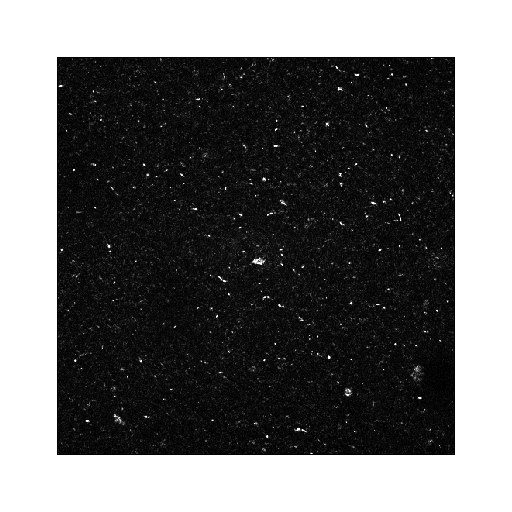
#> input picture codispersion_real_case_template/data/ch05_nano-a.png, 512 x 512 px, found by its file name; its folder holds 4 pictures in this run; the run also reads 2 pictures not shown here
$ python run_06_bootstrap_cbb_mbb.py
#> lines starting #> are read from the running program, lines starting #| are printed output that depends on the picture; after the words box and inside, x2 and y2 are one past the last pixel; in counts of white or black regions, pixels touching at a corner belong together
### codispersion_real_case_template/src/codispersion_real_case/preprocessing.py
from __future__ import annotations

from pathlib import Path
from typing import Dict, Tuple

import numpy as np


def ensure_gray(img: np.ndarray) -> np.ndarray:
    """Convierte una imagen RGB/RGBA a escala de grises; si ya es 2D, la conserva."""
    arr = np.asarray(img)
    if arr.ndim == 3:
        if arr.shape[2] >= 3:
            arr = 0.2989 * arr[..., 0] + 0.5870 * arr[..., 1] + 0.1140 * arr[..., 2]
        else:
            arr = arr.mean(axis=2)
    return arr.astype(np.float64)


def load_gray(path: str | Path) -> np.ndarray:
    """Carga una imagen como float64 en escala de grises, manteniendo escala original."""
    path = Path(path)
    try:
        import imageio.v3 as iio
        arr = iio.imread(path)
#> arr is the input picture: shape (512, 512, 3); min 0, max 255, mean 110
    except Exception:
        from PIL import Image
        arr = np.asarray(Image.open(path))
    return ensure_gray(arr)


def load_gray01(path: str | Path) -> np.ndarray:
    """Carga una imagen como float64 en escala de grises normalizada a [0, 1]."""
    arr = load_gray(path)
    if arr.max() > 1.0:
        arr = arr / 255.0
    return arr.astype(np.float64)


# [4 lines left out: function zscore, not called in this run]


def tukey_1d(N: int, k: int) -> np.ndarray:
    """Ventana Tukey 1D con aproximadamente k pixeles de rampa por borde."""
    N = int(N)
    k = int(k)
    if N <= 1:
        return np.ones(N, dtype=np.float64)
    alpha = min(1.0, max(0.0, 2.0 * k / max(1, N - 1)))
    n = np.arange(N, dtype=np.float64)
    if alpha <= 0.0:
        return np.ones(N, dtype=np.float64)
    if alpha >= 1.0:
        return 0.5 * (1 - np.cos(2 * np.pi * n / (N - 1)))
    w = np.ones(N, dtype=np.float64)
    edge = int(np.floor(alpha * (N - 1) / 2.0))
    if edge > 0:
        idx = np.arange(edge, dtype=np.float64)
        vals = 0.5 * (1 + np.cos(np.pi * (2 * idx / (alpha * (N - 1)) - 1)))
        w[:edge] = vals
        w[-edge:] = vals[::-1]
    return w


def tukey2d(n1: int, n2: int, k: int = 8) -> np.ndarray:
    """Ventana Tukey 2D separable."""
    return np.outer(tukey_1d(n1, k), tukey_1d(n2, k)).astype(np.float64)


def apply_tukey2d(Z: np.ndarray, border_px: int = 8) -> np.ndarray:
    """Aplica Tukey 2D a una imagen."""
    Z = np.asarray(Z, dtype=np.float64)
    W = tukey2d(Z.shape[0], Z.shape[1], border_px)
    return (Z * W).astype(np.float64)


def preprocess_image(
    Z: np.ndarray,
    *,
    use_zscore: bool = True,
    use_taper: bool = True,
    border_px: int = 8,
) -> np.ndarray:
    """Pipeline estándar: z-score opcional + Tukey opcional."""
    out = np.asarray(Z, dtype=np.float64)
    if use_zscore:
        out = zscore(out)
    if use_taper:
        out = apply_tukey2d(out, border_px=border_px)
    return out.astype(np.float64)


def load_real_images(data_dir: str | Path = "data", normalize01: bool = True) -> Dict[str, np.ndarray]:
    """Carga las imágenes reales a,b,c,d desde una carpeta."""
    data_dir = Path(data_dir)
    loader = load_gray01 if normalize01 else load_gray
    paths = {
        "a": data_dir / "ch05_nano-a.png",
        "b": data_dir / "ch05_nano-b.png",
        "c": data_dir / "ch05_nano-c.png",
        "d": data_dir / "ch05_nano-d.png",
    }
    return {key: loader(path) for key, path in paths.items()}
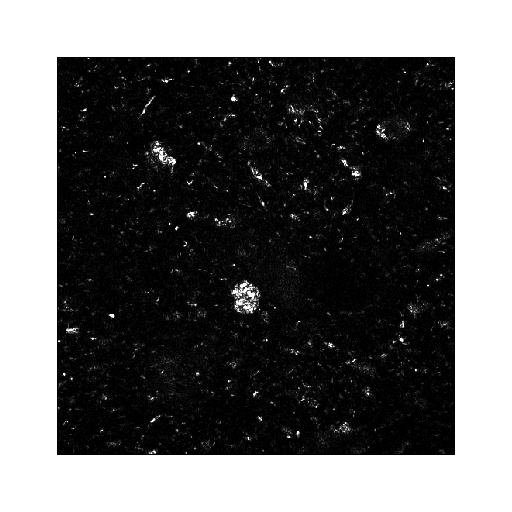
#> input picture codispersion_real_case_template/data/ch05_nano-c.png, 512 x 512 px, found by its file name
#> in load_gray, arr is the input picture: shape (512, 512, 3); min 0, max 255, mean 106.3


# [5 lines left out: function crop_pair, not called in this run]

### codispersion_real_case_template/src/codispersion_real_case/pipelines.py
from __future__ import annotations

from pathlib import Path
from typing import Dict, List, Optional, Tuple

import pandas as pd
import numpy as np

from .preprocessing import load_real_images, preprocess_image, crop_pair, tukey2d
from .diagnostics import real_diagnostics, synthetic_diagnostics, rank1_diagnostics, propose_H
from .synthetic import model1_alignment, model2_diff_ranges, model3_anisotropy_corr, model_rank1, unit_tests_rank1, behavior_tests_B
from .codispersion import codispersion_sobre_H
from .block_selection import select_block_size, select_block_size_double_bootstrap
from .bootstrap import boot_codispersion, results_to_table, validate_mosaic


def run_real_preprocessing_A(
    data_dir: str | Path = "data",
    *,
    test: bool = True,
    crop_n: int = 128,
    use_taper: bool = True,
    border_px: int = 8,
) -> Dict[str, object]:
    imgs0 = load_real_images(data_dir, normalize01=True)
#> imgs0 = 4 items
    if test:
        imgs0 = {k: v[:crop_n, :crop_n].copy() for k, v in imgs0.items()}
    pre = {k: preprocess_image(v, use_zscore=False, use_taper=use_taper, border_px=border_px) for k, v in imgs0.items()}
#> pre = 4 items
    raw_diag = real_diagnostics(imgs0)
    pre_diag = real_diagnostics(pre)
    return {"raw_images": imgs0, "preprocessed_images": pre, "raw_diag": raw_diag, "pre_diag": pre_diag}


# [41 lines left out: functions run_synthetic_preprocessing_B, run_rank1_preprocessing_C, run_formal_implementation_checks, not called in this run]


def _default_H():
    base = [(1,0), (0,1), (1,1), (-1,1)]
    return [(k*h1, k*h2) for k in (1,2) for (h1,h2) in base]


# [22 lines left out: function run_select_b_real, not called in this run]


def run_bootstrap_real(
    data_dir: str | Path = "data",
    *,
    test: bool = True,
    crop_n: int = 128,
    B: int = 50,
    b: int | None = None,
    scheme: str = "CBB",
    outdir: str | Path = "results",
) -> Dict[str, object]:
    A = run_real_preprocessing_A(data_dir, test=test, crop_n=crop_n, use_taper=True)
    imgs = A["preprocessed_images"]
    H = _default_H()
    if b is None:
        b = 7 if test else 57
    res_ab = boot_codispersion(imgs["a"], imgs["b"], H, B=B, b=b, scheme=scheme, alpha=0.05, seed=20250903)
    res_cd = boot_codispersion(imgs["c"], imgs["d"], H, B=B, b=b, scheme=scheme, alpha=0.05, seed=20250904)
    df_ab = results_to_table(res_ab)
    df_cd = results_to_table(res_cd)
    outdir = Path(outdir)
    outdir.mkdir(parents=True, exist_ok=True)
    suffix = "test" if test else "full"
    df_ab.to_csv(outdir / f"boot_codisp_AB_{scheme}_{suffix}.csv", index=False)
    df_cd.to_csv(outdir / f"boot_codisp_CD_{scheme}_{suffix}.csv", index=False)
    diag_ab = validate_mosaic(imgs["a"], imgs["b"], b=b, sampler=scheme, R=4 if test else 20, H_small=[(1,0), (0,1)], seed=2025)
    diag_cd = validate_mosaic(imgs["c"], imgs["d"], b=b, sampler=scheme, R=4 if test else 20, H_small=[(1,0), (0,1)], seed=2026)
    return {"H": H, "res_ab": res_ab, "res_cd": res_cd, "df_ab": df_ab, "df_cd": df_cd, "diag_ab": diag_ab, "diag_cd": diag_cd, "b": b, "scheme": scheme}

### codispersion_real_case_template/src/codispersion_real_case/diagnostics.py
from __future__ import annotations

import math
from typing import Dict, Iterable, List, Tuple

import numpy as np
import pandas as pd


def roll_diff(X: np.ndarray, h1: int, h2: int) -> np.ndarray:
    """Incremento toroidal: Z(s+h)-Z(s)."""
    return np.roll(X, shift=(int(h1), int(h2)), axis=(0, 1)) - X


def border_center_stats(X: np.ndarray, k: int = 10) -> Dict[str, float]:
    X = np.asarray(X, dtype=np.float64)
    n1, n2 = X.shape
    border = np.zeros_like(X, dtype=bool)
    border[:k, :] = True
    border[-k:, :] = True
    border[:, :k] = True
    border[:, -k:] = True
    center = ~border
    eps = 1e-12
    return {
        "border_mean": float(X[border].mean()),
        "center_mean": float(X[center].mean()),
        "rel_diff_mean_%": float(100 * (X[border].mean() - X[center].mean()) / (X[center].mean() + eps)),
        "border_std": float(X[border].std()),
        "center_std": float(X[center].std()),
    }


def tile_stats(X: np.ndarray, T: int = 8) -> Dict[str, float]:
    X = np.asarray(X, dtype=np.float64)
    n1, n2 = X.shape
    t1, t2 = n1 // T, n2 // T
    means, vars_ = [], []
    for i in range(T):
        for j in range(T):
            block = X[i*t1:(i+1)*t1, j*t2:(j+1)*t2]
            means.append(block.mean())
            vars_.append(block.var())
    means = np.asarray(means)
    vars_ = np.asarray(vars_)
    return {
        "tile_mean_mean": float(means.mean()),
        "tile_mean_std": float(means.std()),
        "tile_var_mean": float(vars_.mean()),
        "tile_var_min": float(vars_.min()),
        "tile_var_max": float(vars_.max()),
        "tile_var_ratio_max_min": float(vars_.max() / (vars_.min() + 1e-12)),
    }


def tile_var_of_increments(X: np.ndarray, h: Tuple[int, int] = (1, 0), T: int = 8) -> Dict[str, object]:
    D = roll_diff(X, *h)
    n1, n2 = D.shape
    t1, t2 = n1 // T, n2 // T
    vals = []
    for i in range(T):
        for j in range(T):
            vals.append(D[i*t1:(i+1)*t1, j*t2:(j+1)*t2].var())
    vals = np.asarray(vals)
    return {"h": tuple(h), "mean_var": float(vals.mean()), "ratio_max_min": float(vals.max() / (vals.min() + 1e-12))}


def variogram_toroidal(X: np.ndarray, h: Tuple[int, int]) -> float:
    D = roll_diff(X, *h)
    return float((D * D).mean())


# [4 lines left out: function cross_variogram_toroidal, not called in this run]


def radial_variogram(X: np.ndarray, max_r: int = 8) -> Tuple[np.ndarray, np.ndarray]:
    vals: dict[float, list[float]] = {}
    for h1 in range(-max_r, max_r + 1):
        for h2 in range(-max_r, max_r + 1):
            if h1 == 0 and h2 == 0:
                continue
            d = math.hypot(h1, h2)
            if d > max_r:
                continue
            vals.setdefault(round(d, 5), []).append(variogram_toroidal(X, (h1, h2)))
    ds = sorted(vals)
    gammas = [float(np.mean(vals[d])) for d in ds]
    return np.array(ds), np.array(gammas)


# [13 lines left out: function radial_cross_variogram, not called in this run]


def effective_range(ds: np.ndarray, gammas: np.ndarray, pct: float = 0.95) -> float:
    k = min(3, len(gammas))
    sill = float(np.mean(np.sort(gammas)[-k:]))
    thr = pct * sill
    for d, g in zip(ds, gammas):
        if g >= thr:
            return float(d)
    return float(ds[-1])


def propose_H(r_eff: float, cap: int = 2) -> Tuple[List[Tuple[int, int]], int]:
    hmax = min(max(1, int(np.floor(0.5 * r_eff))), cap)
    H = set()
    for base in [(1, 0), (0, 1), (1, 1), (-1, 1)]:
        for k in range(1, hmax + 1):
            H.add((base[0] * k, base[1] * k))
    return sorted(H), hmax


def codisp_table(X: np.ndarray, Y: np.ndarray, H: Iterable[Tuple[int, int]]) -> pd.DataFrame:
    from .codispersion import codispersion_empirica
    rows = []
    for h in H:
        res = codispersion_empirica(X, Y, h, mode="toroidal", return_contrib=False)
        rows.append({"h": tuple(h), "rho_hat": res["rho"], "m": res["m"], "status": res["status"]})
    return pd.DataFrame(rows)


def _basic_stats_table(images: Dict[str, np.ndarray]) -> pd.DataFrame:
    rows = []
    for name, X in images.items():
        rows.append({
            "image": name,
            "shape": f"{X.shape[0]}x{X.shape[1]}",
            "min": float(np.nanmin(X)),
            "max": float(np.nanmax(X)),
            "mean": float(np.nanmean(X)),
            "std": float(np.nanstd(X)),
        })
#> this loop made 4 passes
#> name on passes 1 to 4: 'a', 'b', 'c', 'd'
#> after the loop, rows = 4 items
    return pd.DataFrame(rows)


def real_diagnostics(images: Dict[str, np.ndarray], *, max_r: int = 8, tile_T: int = 8) -> Dict[str, object]:
    """Diagnósticos para imágenes reales ya cargadas/preprocesadas."""
    basic = _basic_stats_table(images)
#> basic = table of 4 rows and 6 columns
    bvc_rows, tile_rows, inc_rows = [], [], []
    r_eff = {}
    for name, X in images.items():
        s = border_center_stats(X, k=10); s["image"] = name; bvc_rows.append(s)
        t = tile_stats(X, T=tile_T); t["image"] = name; tile_rows.append(t)
        for h in [(1, 0), (0, 1)]:
            r = tile_var_of_increments(X, h, T=tile_T); r["image"] = name; inc_rows.append(r)
        ds, g = radial_variogram(X, max_r=max_r)
        r_eff[name] = effective_range(ds, g, pct=0.95)
#> this loop made 4 passes
#> (name, sill in effective_range, thr in effective_range) on passes 1 to 4: ('a', 0.0808, 0.0768), ('b', 0.0806, 0.0766), ('c', 0.0853, 0.0811), ('d', 0.085, 0.0807)
#> pass 1, in border_center_stats, `X = np.asarray(X, dtype=np.float64)`:
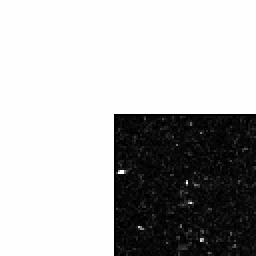
#> X: shape (128, 128) float64 (shown 2 times larger); min 0, max 1, mean 0.709
#> pass 1, in border_center_stats, `center = ~border`:
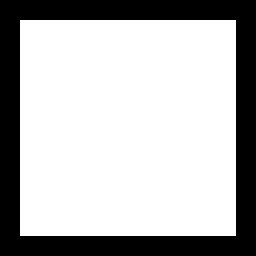
#> center: shape (128, 128) bool (shown 2 times larger); 71.2% white; 1 black region, box (x1, y1, x2, y2) and area: (0, 0, 128, 128) 4720
#> pass 1, in tile_var_of_increments, `D = roll_diff(X, *h)`:
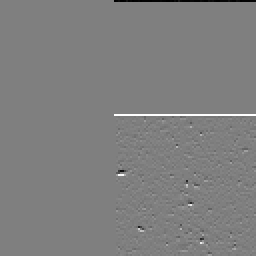
#> D: shape (128, 128) float64 (shown 2 times larger); min -1, max 1, mean 5.93e-19; drawn with min black and max white
#> after the loop, bvc_rows = 4 items; inc_rows = 8 items; r_eff = {'a': 7.21, 'b': 7.21, 'c': 7.21, 'd': 7.21}; tile_rows = 4 items
    pairs = {}
    if "a" in images and "b" in images:
        r_ab = min(r_eff["a"], r_eff["b"])
#> r_ab = 7.21
#> (the rest of the program and of its run is left out)
